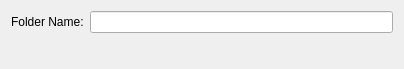
<?xml version="1.0" encoding="UTF-8"?>
<ui version="4.0">
 <class>CreateFolderWidget</class>
 <widget class="QWidget" name="CreateFolderWidget">
  <property name="geometry">
   <rect>
    <x>0</x>
    <y>0</y>
    <width>404</width>
    <height>69</height>
   </rect>
  </property>
  <property name="windowTitle">
   <string>Form</string>
  </property>
  <layout class="QVBoxLayout" name="verticalLayout">
   <item>
    <layout class="QHBoxLayout" name="horizontalLayout">
     <item>
      <widget class="QLabel" name="folderNameLabel">
       <property name="text">
        <string>Folder Name:</string>
       </property>
      </widget>
     </item>
     <item>
      <widget class="QLineEdit" name="folderNameLineEdit"/>
     </item>
    </layout>
   </item>
   <item>
    <spacer name="verticalSpacer">
     <property name="orientation">
      <enum>Qt::Vertical</enum>
     </property>
     <property name="sizeHint" stdset="0">
      <size>
       <width>20</width>
       <height>23</height>
      </size>
     </property>
    </spacer>
   </item>
  </layout>
 </widget>
 <resources/>
 <connections/>
</ui>
